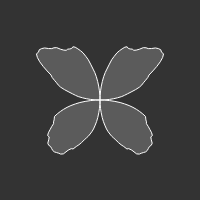
Frame 1 (no input)
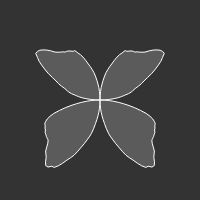
Frame 60 (no input)
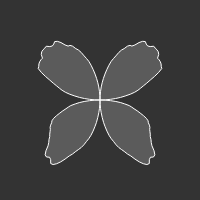
Frame 120 (the mouse pressed at the canvas centre since frame 60)

The p5.js sketch that drew these frames (run headless with seeded random() and noise() and a simulated clock; from frame 60 on, the mouse is pressed at the canvas centre):

// p5.js sketch
// ── sketch.js
/**
 * sketch.js
 *
 *
 * p5.js 레퍼런스: http://p5js.org/reference
 * 웹기술 레퍼런스: http://developer.mozilla.org
 * 로즈 메스메틱스 레퍼런스 : https://en.wikipedia.org/wiki/Rose_(mathematics)
 *
 * @author : https://github.com/Mosframe
 */


// -----------------------------------------------------------------
// 변수, 오브젝트 정의
// -----------------------------------------------------------------
var fps;

var dxSlider;
var yoff = 0;


// -----------------------------------------------------------------
// p5.js 함수들
// -----------------------------------------------------------------

function setup () {

    fps = createP('');

    dxSlider = createSlider(1,100,10);
    createP('');

    createCanvas(200, 200);
}


function draw () {

    background(51);

    push();
    translate( width/2, height/2 );
    rotate(PI/2);

    stroke(255);
    fill(255,50);
    strokeWeight(1);

    // 날개 생성

    var da = PI / 100;
    var dx = dxSlider.value()*0.01; // 0.1;

    var xoff = 0;
    beginShape();

    // 오른쪽 날개

    for( var a=-PI/2; a <= PI/2; a+= da ) {

        var n = noise(xoff,yoff);
        var r = sin(2*a) * map(n, 0, 1, 50, 100);
        var x = r * cos(a);
        var y = r * sin(a);
        xoff += dx;

        //point(x,y);
        vertex(x,y);
    }

    // 왼쪽 날개

    for( var a= PI/2; a <= 3*PI/2; a += da ) {

        var n = noise(xoff,yoff);
        var r = sin(2*a) * map(n, 0, 1, 50, 100);
        var x = r * cos(a);
        var y = r * sin(a);
        xoff -= dx;

        //point(x,y);
        vertex(x,y);
    }
    endShape();
    pop();

    yoff += 0.1;


    fps.html(floor(frameRate()));
}


// -----------------------------------------------------------------
// 사용자 정의 함수들
// -----------------------------------------------------------------
